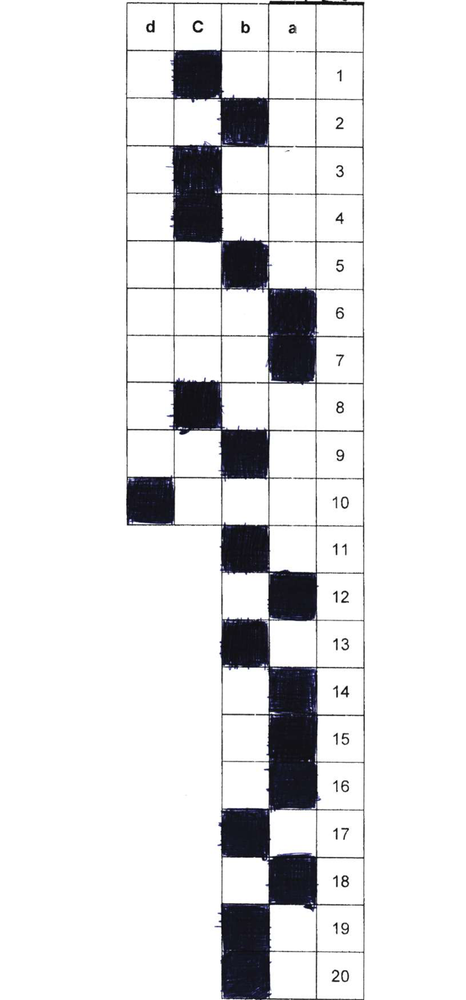
#> input picture images-test/teste1.png, 466 x 1000 px, shrunk from 820 x 1758 before the run, found by its file name
$ jupyter execute --allow-errors correcao_provas.ipynb   (shell and % lines are left out)   (older library calls are emulated)
#> lines starting #> are read from the running program, lines starting #| are printed output that depends on the picture; after the words box and inside, x2 and y2 are one past the last pixel; in counts of white or black regions, pixels touching at a corner belong together
<a href="https://colab.research.google.com/github/henriquevedoveli/correcao-provas/blob/master/correcao_provas.ipynb" target="_parent"></a>

# Correção de Provas com OMR

---

---

## ***Objetivo***
### O objetivo deste projeto é utilizar alguns metódos de processamento de imagem para criar um algoritmo capaz de detectar e reconhecer escolhas realizadas em testes de múltiplas escolhas.

---
## ***Base de Dados***
Todos os dados utilizados neste projeto podem ser encontrados [neste repositório]( ), os dados foram extraidos e modificados do [dataset original](https://sites.google.com/view/mcq-dataset) que foi utilizado como base de dados original para o artigo **The Achievement of Higher Flexibility in Multiple Choice-based Tests Using Image Classification Techniques** (AFIFI, Mahmoud ; HUSSAIN, Khaled F. 2019)

> O artigo pode ser encontrado clicando [aqui](https://arxiv.org/pdf/1711.00972.pdf)

---

## ***Countéudo do Projeto***
> - Filtros de Transoformação
    - Threshold
    - Canny
    - Operações Morfológicas

  - Econtrar os contornos das imagens
  - Enconstrar linhas utilizando tranformações entre sistemas de coordenadas
  - Extrair informações baseadas em cores

---
---

[cell 1]
from google.colab import drive
drive.mount('/gdrive')
%cd /gdrive

Bibliotecas Necessárias

[cell 2]
import cv2
from google.colab.patches import cv2_imshow
import numpy as np
import math
import pandas as pd

### Definindo função para abrir imagem

> A função recebe como parâmetro o caminho da imagem em uma String e retorna a Matriz da imagem. Caso não encontre o caminho será retornado um erro.

[cell 3]
def abrir_imagem(img_caminho):
    imagem = cv2.imread(img_caminho)
#> imagem is the input picture: shape (1000, 466, 3); mean B, G, R 229.2, 228, 228

    if(imagem is None):
        raise NameError('\nO OpenCV não conseguiu abrir a imagem. Verifique o caminho que você passou ou se a imagem existe.\n')

    return imagem

[cell 4]
path = lambda img_nome: 'My Drive/data_science/correcao-provas/images-test/'+img_nome
nome_imagem = 'teste1.png'
imagem = abrir_imagem(path(nome_imagem))

# Pesquisar THRESH BINARY E THRESH OTSU

[cell 5]
img_gray = cv2.cvtColor(imagem, cv2.COLOR_BGR2GRAY)

thres, img_binarizada = cv2.threshold(img_gray, 0, 255, cv2.THRESH_BINARY + cv2.THRESH_OTSU)
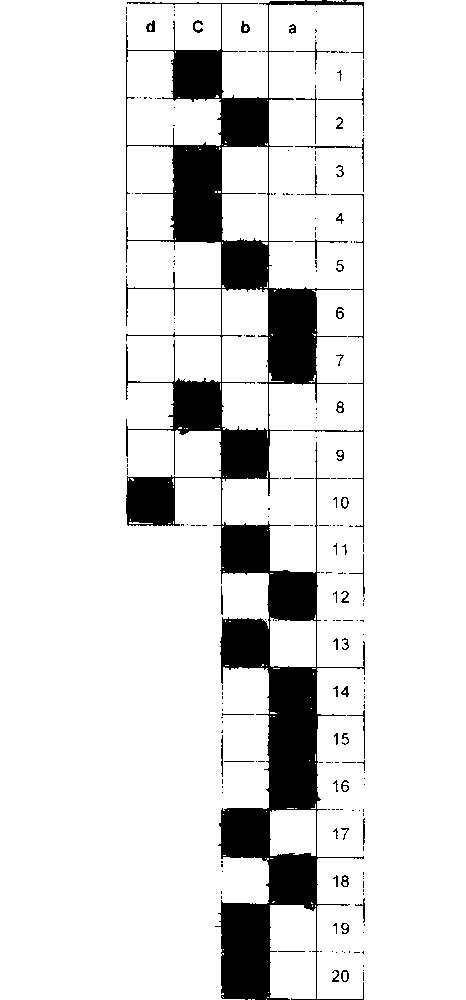
#> img_binarizada: shape (1000, 466); 88.4% white; 226 black regions (179 under 20 px), largest, box (x1, y1, x2, y2) and area: (126, 0, 365, 1000) 50794, (293, 194, 364, 543) 555, (295, 138, 364, 192) 176
#> thres = 145

[cell 6]
cv2_imshow(img_binarizada)

Utilizaremos Canny para visualizar as bordas da imagem, que obtem o gradiente da imagem binarizada, foi utilizado como parâmetro 100 e 200, sendo assim o que estiver entre 100 e 200 não seram considerados bordas.

[cell 7]
canny = cv2.Canny(img_binarizada, 100, 200)
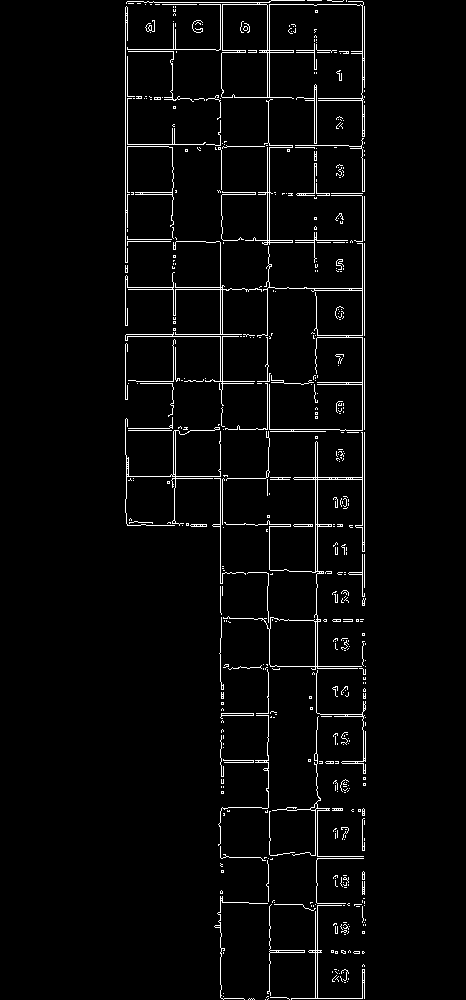
#> canny: shape (1000, 466); 3.1% white in thin lines or dots, all inside (x1, y1, x2, y2) = (125, 0, 366, 1000)
cv2_imshow(canny)

Para melhorar o resultados das bordas serão utilizadas operações morfológicas.

# PESQUISAR MORPH DILATE

[cell 8]
kernel_rect = cv2.getStructuringElement(cv2.MORPH_RECT, (3,3))
img_rect = cv2.morphologyEx(canny, cv2.MORPH_DILATE, kernel_rect, iterations = 3)
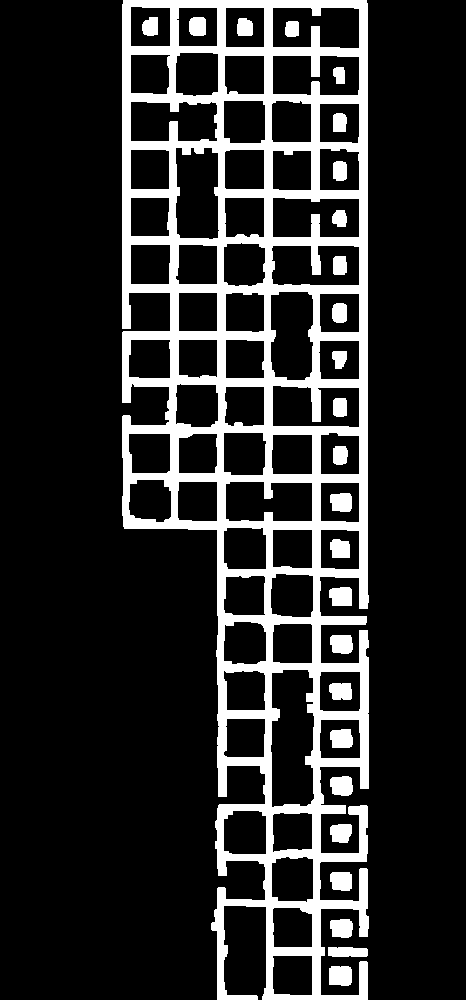
#> img_rect: shape (1000, 466); 16.8% white; 26 white regions, largest, box (x1, y1, x2, y2) and area: (122, 0, 369, 1000) 70340, (329, 966, 352, 986) 433, (329, 587, 352, 606) 395

print(kernel_rect)
cv2_imshow(img_rect)

[cell 9]
kernel_vertical = cv2.getStructuringElement(cv2.MORPH_RECT, (3,1))
img_vertical = cv2.morphologyEx(canny, cv2.MORPH_DILATE, kernel_vertical, iterations = 3)
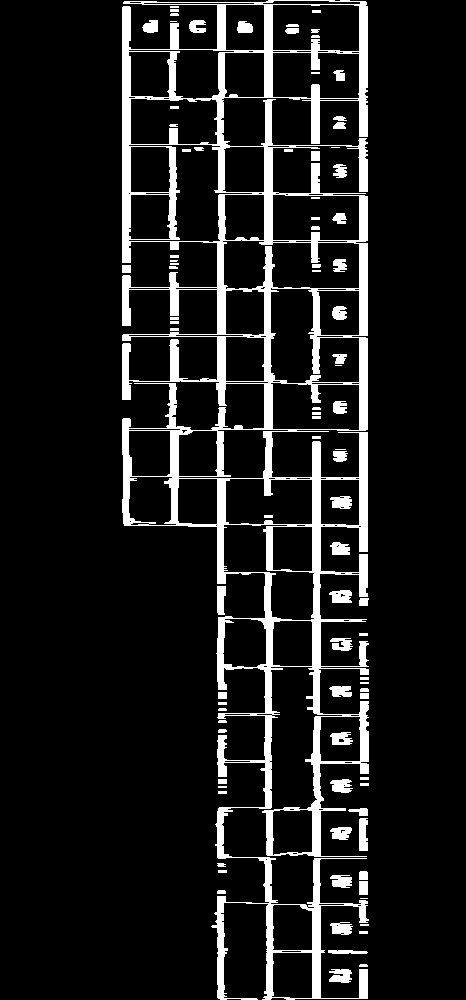
#> img_vertical: shape (1000, 466); 10.5% white; 91 white regions (14 under 20 px), largest, box (x1, y1, x2, y2) and area: (122, 0, 369, 1000) 42226, (359, 818, 368, 851) 266, (329, 969, 352, 983) 249

print(kernel_vertical)
cv2_imshow(img_vertical)

[cell 10]
kernel_cross = cv2.getStructuringElement(cv2.MORPH_CROSS, (3,3))
img_cross = cv2.morphologyEx(canny, cv2.MORPH_DILATE, kernel_cross)
#> img_cross: shape (1000, 466); 8.2% white; 59 white regions (3 under 20 px), largest, box (x1, y1, x2, y2) and area: (124, 0, 367, 1000) 33981, (357, 807, 366, 852) 203, (331, 968, 350, 984) 195

print(kernel_cross)
cv2_imshow(img_cross)

[cell 11]
kernel_rect = cv2.getStructuringElement(cv2.MORPH_RECT, (5,5))
oper_close = cv2.morphologyEx(img_cross, cv2.MORPH_CLOSE, kernel_rect,iterations=3)
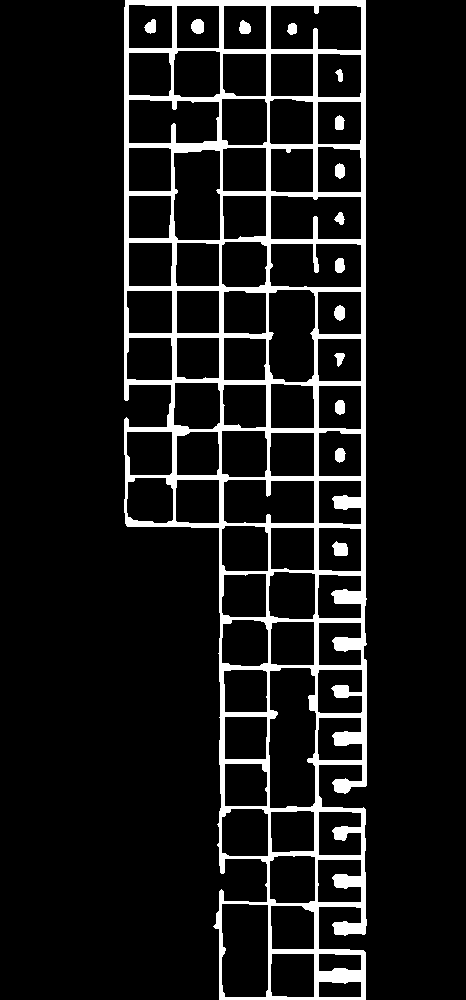
#> oper_close: shape (1000, 466); 9.6% white; 15 white regions, largest, box (x1, y1, x2, y2) and area: (124, 0, 367, 1000) 42990, (332, 541, 348, 556) 185, (191, 19, 204, 34) 161
cv2_imshow(oper_close)

Transformando coordenadas polares em coordenadas cartesianas

[cell 12]
def polares_para_cartesiana(raio, theta):
  seno = math.sin(theta)
  coss = math.cos(theta)

  x = raio*coss
  y = raio*seno

  return (x,y)

[cell 13]
def cria_linha(ponto, theta):

  seno = math.sin(theta)
  cosseno = math.cos(theta)

  x1 = int(ponto[0] + 1000*(-seno))
  y1 = int(ponto[1] + 1000*(cosseno))

  x2 = int(ponto[0] - 1000*(-seno))
  y2 = int(ponto[1] - 1000*(cosseno))

  return (x1,y1,x2,y2)

[cell 14]
def desenha_linha(img, raio, theta):
  p = polares_para_cartesiana(raio, theta)
  x1,y1,x2,y2 = cria_linha(p, theta)

  img = cv2.line(img, (x1,y1), (x2,y2), (0,0,255), 3 )

  return img

[cell 15]
l_linhas = cv2.HoughLines(oper_close, 1 , np.pi/180, 80)

limites_horizontais =  np.array([
                        [imagem.size, imagem.size], # menor
                        [0.0,0.0]], dtype = np.float # maior
                      )

limites_verticais =  np.array([
                        [imagem.size, imagem.size], # menor
                        [0.0,0.0]], dtype = np.float # maior
                        )

for linha in l_linhas:
  for raio, theta in linha:
    if np.isclose(theta, 0): # linha vertical
      if raio < limites_verticais[0][0]:
        limites_verticais[0][0] = raio
        limites_verticais[0][1] = theta

      if raio > limites_verticais[1][0]:
        limites_verticais[1][0] = raio
        limites_verticais[1][1] = theta

    elif np.isclose(theta, np.pi/2.0): #linha horizontal
      if raio < limites_horizontais[0][0]:
        limites_horizontais[0][0] = raio
        limites_horizontais[0][1] = theta

      if raio > limites_horizontais[1][0]:
        limites_horizontais[1][0] = raio
        limites_horizontais[1][1] = theta
#> this loop made 3395 passes
#> linha on passes 1 to 3: [[221, 0]], [[268, 0]], [[363, 0]]
#> after the loop, limites_horizontais = [[0, 1.57], [997, 1.57]]; limites_verticais = [[126, 0], [363, 0]]

[cell 16]
img_copy = imagem.copy()

for i in range(2):
    img_copy = desenha_linha(img_copy, limites_horizontais[i][0], limites_horizontais[i][1])
    img_copy = desenha_linha(img_copy, limites_verticais[i][0], limites_verticais[i][1])
#> this loop made 2 passes
#> pass 1, in desenha_linha (call 2), `img = cv2.line(img, (x1,y1), (x2,y2), (0,0,255), 3 )`:
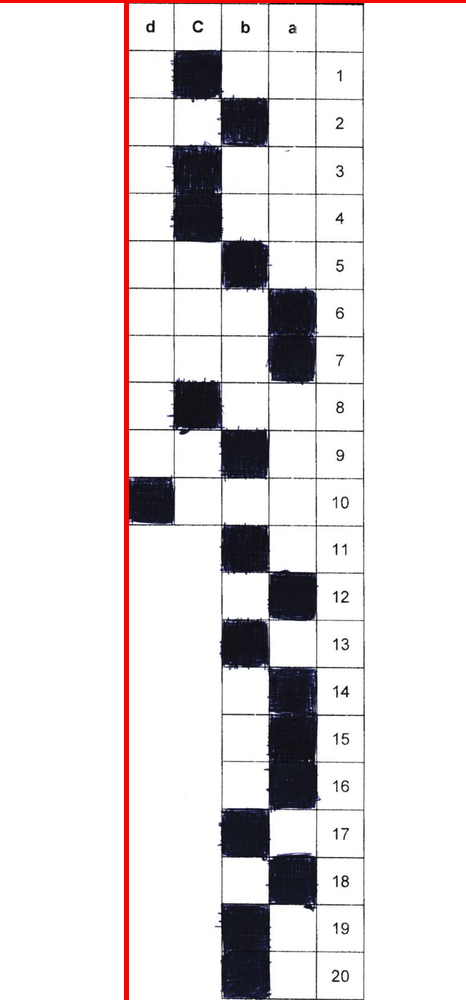
#> img: shape (1000, 466, 3); mean B, G, R 226.2, 224.9, 228.4
#> pass 2, in desenha_linha (call 3), `img = cv2.line(img, (x1,y1), (x2,y2), (0,0,255), 3 )`:
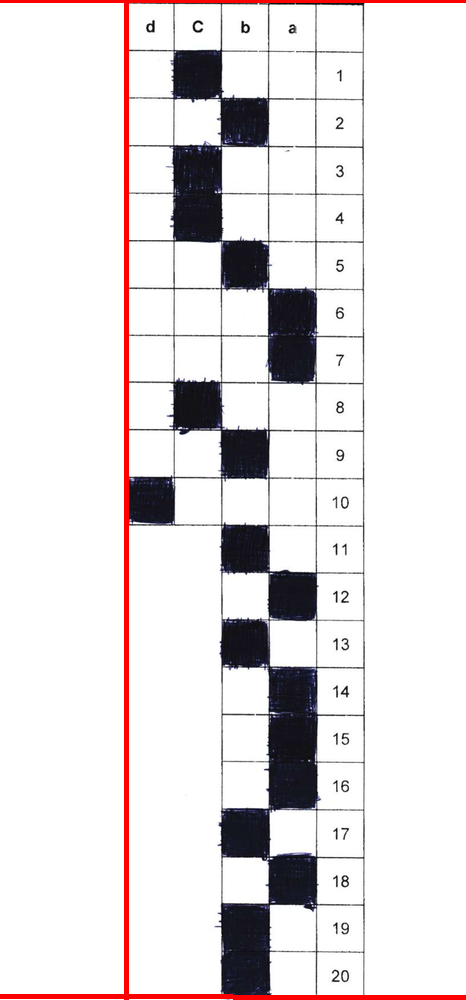
#> img: shape (1000, 466, 3); 0.49% of pixels changed, all inside (x1, y1, x2, y2) = (0, 994, 466, 1000)
#> pass 2, in desenha_linha (call 4), `img = cv2.line(img, (x1,y1), (x2,y2), (0,0,255), 3 )`:
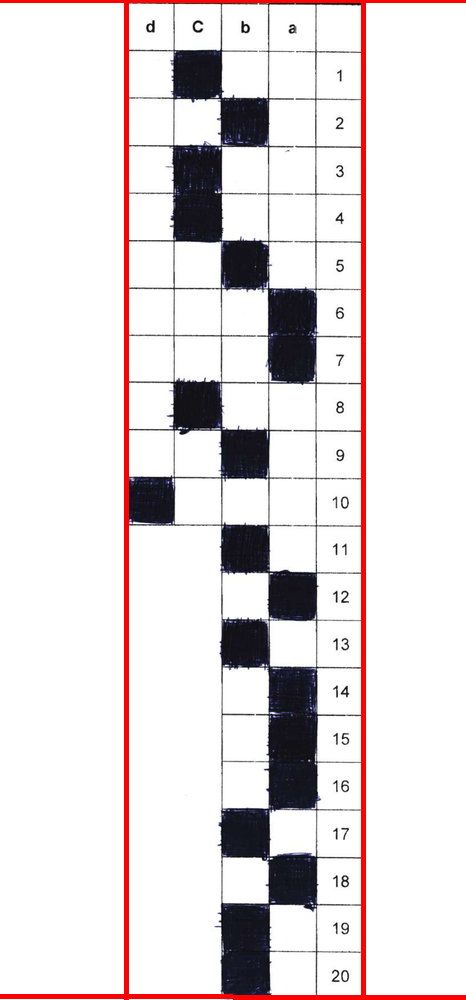
#> img: shape (1000, 466, 3); 1.06% of pixels changed, all inside (x1, y1, x2, y2) = (361, 3, 366, 995)

cv2_imshow(img_copy)

[cell 17]
def encontra_interseccao(raio1, raio2):
#> called with raio1 = 0, raio2 = 126
  resultante = math.sqrt((raio1**2 + raio2**2))
#> resultante = 126
  theta = math.atan((raio1 / raio2))
#> theta = 0

  return resultante, theta

[cell 18]
#ponto superior esquerdo
raio_se, theta_se = encontra_interseccao(limites_horizontais[0][0], limites_verticais[0][0])
#> raio_se = 126; theta_se = 0
x_se, y_se = polares_para_cartesiana(raio_se, theta_se)
#> x_se = 126; y_se = 0

#ponto inferior direito
raio_id, theta_id = encontra_interseccao(limites_horizontais[1][0], limites_verticais[1][0])
#> raio_id = 1061; theta_id = 1.22
x_id, y_id = polares_para_cartesiana(raio_id, theta_id)
#> x_id = 363; y_id = 997

[cell 19]
img_copy = imagem.copy()
cv2.circle(img_copy, (int(x_se), int(y_se)), 30, (0,255,0), 3)
cv2.circle(img_copy, (int(x_id), int(y_id)), 30, (0,255,0), 3)

cv2_imshow(img_copy)

[cell 20]
img_cortada = img_binarizada[int(y_se):int(y_id),
                             int(x_se):int(x_id)]
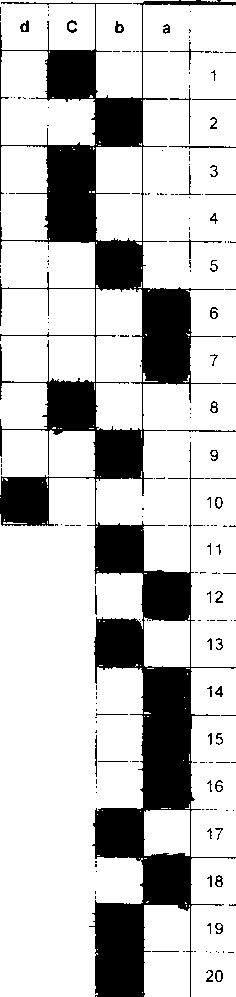
#> img_cortada: shape (997, 236); 77.4% white; 200 black regions (156 under 20 px), largest, box (x1, y1, x2, y2) and area: (0, 0, 236, 997) 50414, (169, 146, 236, 149) 107, (169, 239, 222, 259) 98

cv2_imshow(img_cortada)

[cell 21]
QTD_QUESTOES = 21 # Quantidade de questões+1
QTD_ALTERNATIVAS = 5 # Quantidade de alternativas+1

def obtem_resposta(img, questao_numero):

  map_indice = {3:'a', 2:'b', 1:'c', 0:'d'}

  espacamento_questao = img.shape[0] / QTD_QUESTOES
  espacamento_alternativa = img.shape[1] / QTD_ALTERNATIVAS

  inicio_questao = int(questao_numero*espacamento_questao)
  fim_questao = int((questao_numero + 1 )*espacamento_questao)

  questao = img[inicio_questao : fim_questao, :]

  resp = np.empty(4)
  for alternativa in range(QTD_ALTERNATIVAS-1):
    inicio_alternativa = int(alternativa * espacamento_alternativa)
    fim_alternativa = int((alternativa+1) * espacamento_alternativa)

    resp[alternativa] = np.mean(questao[ : , inicio_alternativa : fim_alternativa])

  indice = np.where(resp == np.amin(resp))[0][0]

  return map_indice[indice]

[cell 22]
def corrige(img):
  respostas = {}
  for questao in range(1, QTD_QUESTOES):
    respostas[questao] = obtem_resposta(img_cortada,questao)
#> this loop made 20 passes
#> pass 3, in obtem_resposta (call 3), `questao = img[inicio_questao : fim_questao, :]`:
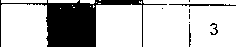
#> questao: shape (47, 236); 75.3% white; 9 black regions (5 under 20 px), largest, box (x1, y1, x2, y2) and area: (0, 0, 167, 47) 2548, (169, 4, 236, 7) 107, (210, 23, 218, 35) 37, (189, 24, 191, 47) 32
#> after the loop, respostas = 20 items

  return respostas

[cell 23]
# [5 lines left out: function ler_csv, not called in this run]

#> (a cell that did not finish here is left out)

[cell 25]
IMG = 'image1'

respostas = corrige(img_cortada)
#> respostas = 20 items
#> (the rest of this cell did not finish here and is left out)

$ run again, with images-test/teste0.png copied over images-test/teste1.png
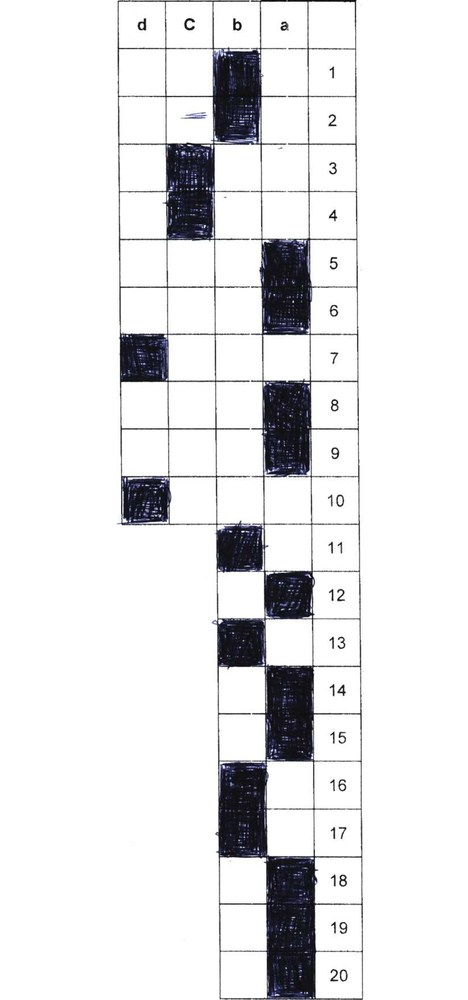
#> input picture images-test/teste0.png, 468 x 1000 px, shrunk from 820 x 1752 before the run, found by its file name
#> in abrir_imagem, imagem is the input picture: shape (1000, 468, 3); mean B, G, R 231, 229.6, 229.6
#> `thres, img_binarizada = cv2.threshold(img_gray, 0, 255, cv2.THRESH_BIN..`:
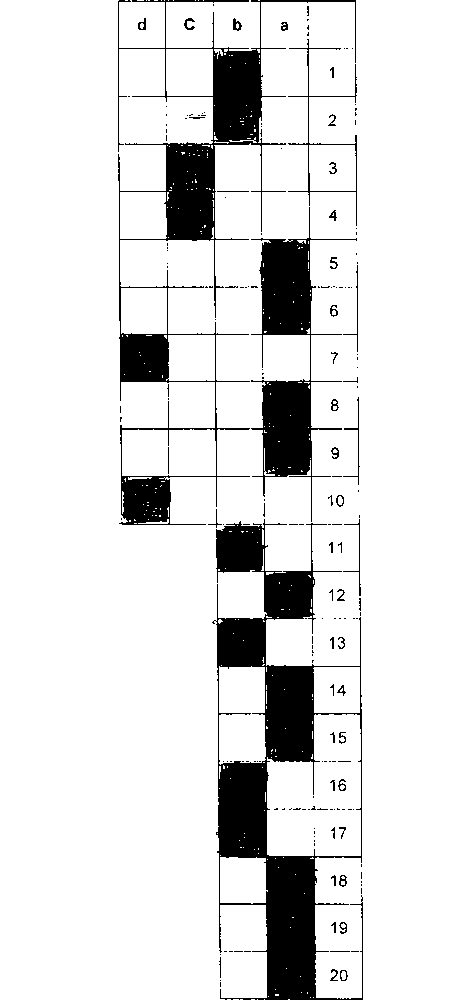
#> img_binarizada: shape (1000, 468); 88.6% white; 189 black regions (143 under 20 px), largest, box (x1, y1, x2, y2) and area: (212, 519, 363, 1000) 24505, (118, 0, 356, 525) 16268, (251, 207, 357, 522) 9553
#> thres = 149
#> canny: shape (1000, 468); 3.4% white in thin lines or dots, all inside (x1, y1, x2, y2) = (117, 0, 364, 1000)
#> img_rect: shape (1000, 468); 18.4% white; 52 white regions, largest, box (x1, y1, x2, y2) and area: (114, 0, 367, 1000) 75651, (327, 965, 351, 985) 449, (182, 167, 201, 194) 430
#> img_vertical: shape (1000, 468); 11.7% white; 136 white regions (17 under 20 px), largest, box (x1, y1, x2, y2) and area: (114, 0, 366, 1000) 43662, (297, 871, 367, 999) 2070, (139, 481, 174, 518) 446
#> img_cross: shape (1000, 468); 9.1% white; 107 white regions (12 under 20 px), largest, box (x1, y1, x2, y2) and area: (116, 0, 365, 1000) 37414, (329, 967, 349, 983) 235, (326, 493, 346, 508) 180
#> oper_close: shape (1000, 468); 11.7% white; 24 white regions, largest, box (x1, y1, x2, y2) and area: (116, 0, 365, 1000) 52698, (327, 541, 344, 554) 191, (182, 16, 196, 31) 161
#> the loop `for linha in l_linhas:` made 5416 passes
#> linha on passes 1 to 3: [[310, 0]], [[357, 0]], [[217, 0]]
#> after the loop `for linha in l_linhas:`: limites_horizontais = [[0, 1.57], [998, 1.57]]; limites_verticais = [[119, 0], [359, 0]]
#> the loop `for i in range(2):` made 2 passes
#> resultante = 119
#> theta = 0
#> raio_se = 119; theta_se = 0
#> x_se = 119; y_se = 0
#> raio_id = 1060.6; theta_id = 1.23
#> x_id = 359; y_id = 998
#> img_cortada: shape (998, 239); 78.1% white; 190 black regions (145 under 20 px), largest, box (x1, y1, x2, y2) and area: (93, 519, 239, 998) 23818, (0, 0, 237, 525) 16055, (132, 207, 238, 522) 9553
#> the loop in corrige, `for questao in range(1, QTD_QUESTOES):` made 20 passes
#> pass 3, in obtem_resposta (call 3), `questao = img[inicio_questao : fim_questao, :]`:
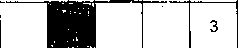
#> questao: shape (48, 239); 76% white; 7 black regions (3 under 20 px), largest, box (x1, y1, x2, y2) and area: (6, 0, 167, 48) 2471, (169, 0, 238, 48) 205, (210, 20, 218, 32) 40, (0, 20, 1, 48) 28
#> after the loop in corrige, `for questao in range(1, QTD_QUESTOES):`: respostas = 20 items
